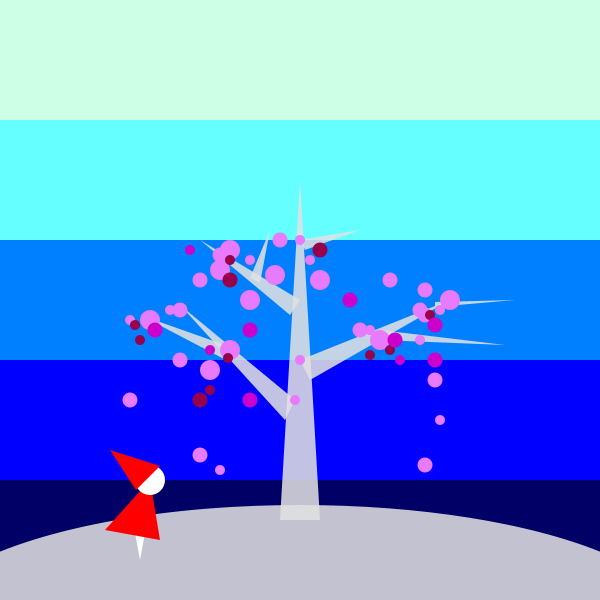
Frame 1 (no input)
Frame 60 (the mouse pressed at the canvas centre just before this capture): identical to frame 1, image omitted
Frame 120 (the mouse held since frame 60 and released just before this capture): identical to frame 1, image omitted

The Processing sketch that drew this single still picture (run headless with seeded random() and noise(); from frame 60 on, the mouse is pressed at the canvas centre):

// Processing sketch: processing_181959
// ── processing_181959.pde


void setup() {
  size(600,600);
  background(#CCFFE5);
}

void  draw() {
  //background
  fill(#66FFFF);
  noStroke();
  rectMode(CENTER);
  rect(300,180,600,120);
  fill(#0080FF);
  noStroke();
  rect(300,300,600,120);
  fill(#0000FF);
  noStroke();
  rect(300,420,600,120);
  fill(#000066);
  noStroke();
  rect(300,540,600,120);
  
  //ground
  fill(225,225,225,220);
  noStroke();
  ellipseMode(CENTER);
  ellipse(300,630,770,250);
  
  //trunk
  fill(225,225,225,220);
  noStroke();
  triangle(280,520,300,180,320,520);
  triangle(300,360,450,300,310,380);
  triangle(435,302,435,307,515,300);
  triangle(380,330,380,340,505,345);
  triangle(295,400,285,420,180,305);
  triangle(226,360,225,345,140,315);
  triangle(300,300,290,315,200,240);
  triangle(250,278,260,283,270,230);
  triangle(300,240,305,250,360,230);
  
  //blossom
  fill(231,122,253);
  ellipseMode(CENTER);
  ellipse(295,400,10,10);
    ellipse(300,360,10,10);
    ellipse(320,280,20,20);
      ellipse(370,330,10,10);
      ellipse(380,340,20,20);
        ellipse(300,240,10,10);
        ellipse(360,330,15,15);
        ellipse(150,320,20,20);
        ellipse(155,330,10,10);
        ellipse(180,310,15,15);
        ellipse(170,310,10,10);
        ellipse(130,320,10,10);
        ellipse(230,350,20,20);
        ellipse(210,370,20,20);
        ellipse(180,360,15,15);
        ellipse(280,240,15,15);
        ellipse(250,260,10,10);
          ellipse(200,280,15,15);
            ellipse(230,250,20,20);
            ellipse(220,255,15,15);
            ellipse(220,270,20,20);
            ellipse(275,275,20,20);
            ellipse(250,300,20,20);
            ellipse(450,300,20,20);
            ellipse(420,340,10,10);
            ellipse(440,310,10,10);
            ellipse(420,310,15,15);
            ellipse(425,315,15,15);
            ellipse(425,290,15,15);
            ellipse(390,280,15,15);
            ellipse(435,380,15,15);
            ellipse(440,420,10,10);
            ellipse(220,470,10,10);
            ellipse(425,465,15,15);
            ellipse(200,455,15,15);
            ellipse(130,400,15,15);
            ellipse(310,260,10,10);
        
        //dark
        fill(#99004C);
        ellipse(390,350,10,10);
        ellipse(370,355,10,10);
         ellipse(135,325,10,10);
         ellipse(140,340,10,10);
         ellipse(228,358,10,10);
         ellipse(210,390,10,10);
         ellipse(200,400,15,15);
         ellipse(230,260,10,10);
         ellipse(230,280,15,15);
         ellipse(430,315,10,10);
         ellipse(320,250,15,15);
        
        //medium
        fill(#CC00CC);
        ellipse(395,340,15,15);
        ellipse(400,360,10,10);
        ellipse(155,330,15,15);
        ellipse(250,400,15,15);
        ellipse(210,350,10,10);
        ellipse(190,250,10,10);
        ellipse(435,325,15,15);
        ellipse(435,360,15,15);
        ellipse(250,330,15,15);
        ellipse(350,300,15,15);
        
        //girl
        fill(#FFFFFF);
        triangle(140,560,135,533,145,533);
        fill(#FF0000);
        triangle(150,480,105,530,160,540);
        fill(#FFFFFF);
        ellipse(150,480,30,30);
        fill(#FF0000);
        triangle(160,466,110,450,136,490);
    
       
        
        
        
}
